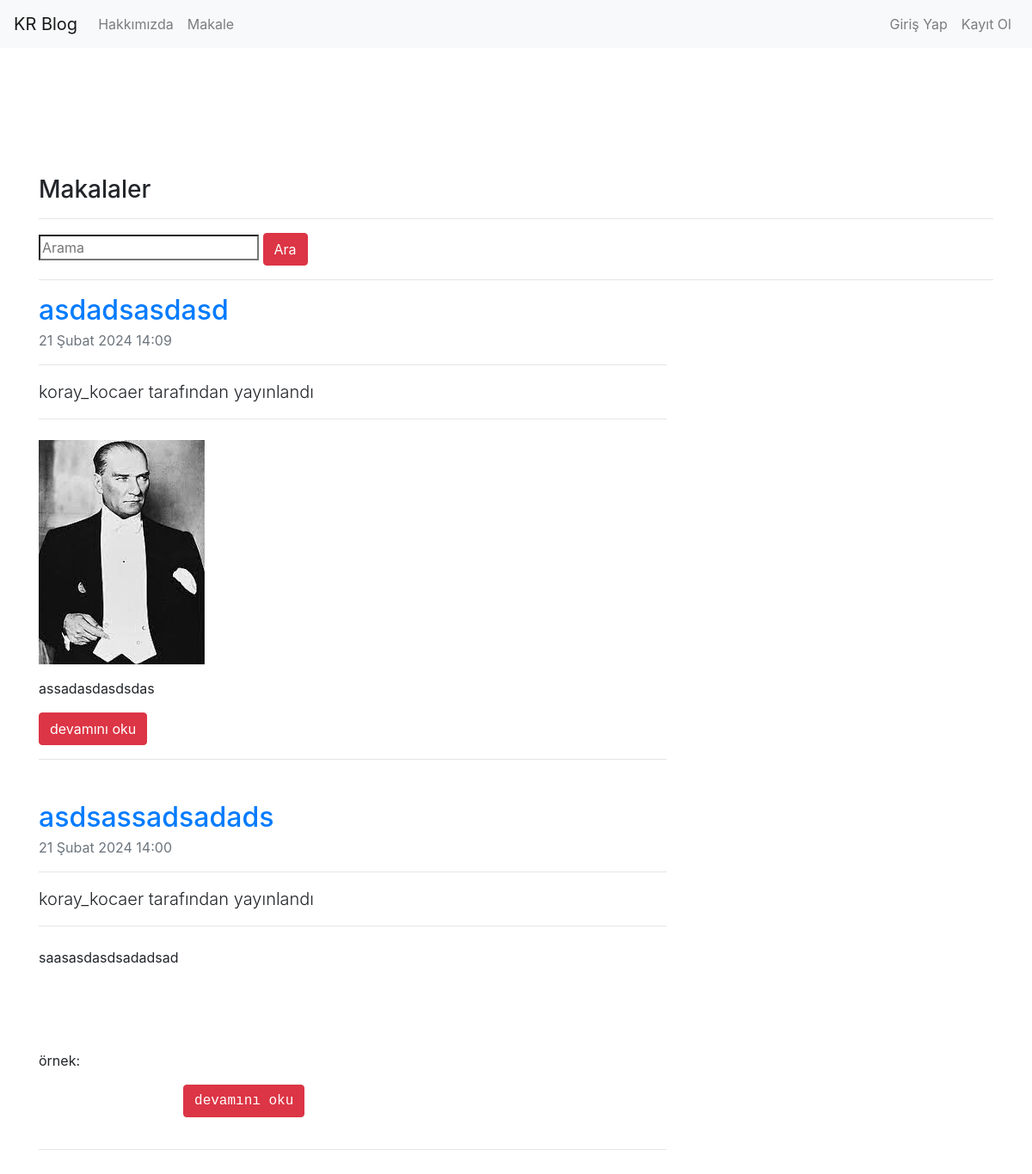
The app's page /articles/ with its own data.
### article/models.py (models this page shows, shortened)
class Article(models.Model):
    author = models.ForeignKey("auth.User",on_delete = models.CASCADE,verbose_name = "Yazar")
    title = models.CharField(max_length = 50,verbose_name = "Başlık")
    content = RichTextField(verbose_name = "İçerik")
    created_date =models.DateTimeField(auto_now_add = True,verbose_name = "Oluşturulma Tarihi")
    article_image = models.ImageField(upload_to='article_images/', blank=True, null=True)
    class Meta:
        ordering = ["-created_date"]

### article/views.py (the view)
# urls.py: path('', views.articles, name="articles"),
def articles(request):
    keyword = request.GET.get("keyword")
    articles = Article.objects.all()
    if keyword:
        articles = articles.filter(title__contains=keyword)
    return render(request, "articles.html", {"articles": articles})

### templates/articles.html (shortened to what this page needs)
{% extends "layout.html" %}
{% block body %}
<h3>Makalaler</h3>
<hr>
<form action="{% url 'article:articles' %}" method="get">
    <input type="search" name="keyword" placeholder="Arama">
    <button class="btn btn-danger" type="submit">Ara</button>
</form>
<hr>
{% if articles %}
    {% for article in articles %}
    <div class="row">
        <div class="col-lg-8">
            <article>
                <header class="mb-4">
                    <a href="{% url 'article:detail' article.id %}"><h2 class="fw-bolder mb-1">{{ article.title }}</h2></a>
                    <div class="text-muted fst-italic mb-2">{{ article.created_date }}</div>
                    <hr>
                    <p class="lead">{{ article.author.username }} tarafından yayınlandı</p>
                    <hr>
                </header>
                {% if article.article_image %}
                <a href="/articles/article/{{article.id}}"><img src="{{ article.article_image.url }}" alt="article_image"></a>
                {% endif %}
                <section class="mb-5">
                    <p>{{ article.content|safe|truncatewords:5 }}</p>
                    <a href="/articles/article/{{article.id}}" class = "btn btn-danger">devamını oku</a>
                    <hr>
                </section>
            </article>
        </div>
    </div>
    {% endfor %}
{% else %}
    <div class="alert alert-danger">
        Makale Bulunamadı
    </div>
{% endif %}
{% endblock body %}

### templates/layout.html (shortened to what this page needs)
<!DOCTYPE html>
{% load static %}
<html lang="en">
<head>
    <link rel="stylesheet" href="/static/css/bootstrap.min.css">
</head>
<body>
    {% include "includes/navbar.html" %}
    <br><br>
    <div  style = "margin-top: 100px; margin-bottom:50px ;" class="container">
        {% block body %}
        {% endblock body %}
    </div>
</body>
</html>

### templates/includes/navbar.html (shortened to what this page needs)
<nav class="navbar navbar-expand-lg navbar-light bg-light">
    <a class="navbar-brand" href="{% url 'index' %}">KR Blog</a>
    <div class="collapse navbar-collapse" id="navbarSupportedContent">
        <ul class="navbar-nav mr-auto">
            <li class="nav-item">
                <a class="nav-link" href="{% url 'about' %}">Hakkımızda</a>
            </li>
            <li class="nav-item">
                <a class="nav-link" href="{% url 'article:articles' %}">Makale</a>
            </li>
        </ul>
        <ul class="navbar-nav ml-auto">
        {% if request.user.is_authenticated %}
        <li class="nav-item">
            <a class="nav-link" href="{% url 'article:dashboard' %}">Kontrol Paneli</a>
        </li>
        <li class="nav-item">
            <a class="nav-link" href="{% url 'user:logout' %}">Çıkış Yap</a>
        </li>
        {% else %}
        <li class="nav-item">
            <a class="nav-link" href="{% url 'article:articles' %}">Giriş Yap</a>
        </li>
        <li class="nav-item">
            <a class="nav-link" href="{% url 'user:logout' %}">Kayıt Ol</a>
        </li>
        {% endif %}
        </ul>
    </div>
</nav>

### records on screen
Article: title "asdadsasdasd", created_date "21 Şubat 2024 14:09", author.username "koray_kocaer", article_image (picture), content "assadasdasdsdas"
Article: title "asdsassadsadads", created_date "21 Şubat 2024 14:00", author.username "koray_kocaer", content "saasasdasdsadadsad örnek:"
